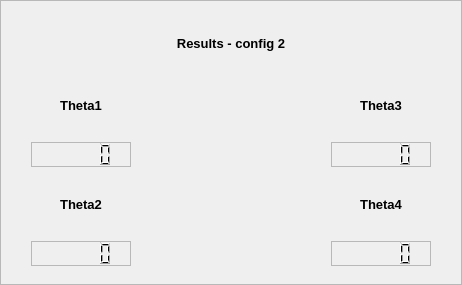
                      <widget class="QFrame" name="frame_ik_config2">
                       <property name="sizePolicy">
                        <sizepolicy hsizetype="MinimumExpanding" vsizetype="MinimumExpanding">
                         <horstretch>0</horstretch>
                         <verstretch>0</verstretch>
                        </sizepolicy>
                       </property>
                       <property name="minimumSize">
                        <size>
                         <width>462</width>
                         <height>285</height>
                        </size>
                       </property>
                       <property name="frameShape">
                        <enum>QFrame::StyledPanel</enum>
                       </property>
                       <property name="frameShadow">
                        <enum>QFrame::Raised</enum>
                       </property>
                       <property name="midLineWidth">
                        <number>1</number>
                       </property>
                       <layout class="QGridLayout" name="gridLayout_12">
                        <item row="1" column="1">
                         <widget class="QLabel" name="label_ik_theta1_2">
                          <property name="minimumSize">
                           <size>
                            <width>100</width>
                            <height>50</height>
                           </size>
                          </property>
                          <property name="maximumSize">
                           <size>
                            <width>100</width>
                            <height>50</height>
                           </size>
                          </property>
                          <property name="font">
                           <font>
                            <pointsize>10</pointsize>
                            <weight>75</weight>
                            <bold>true</bold>
                           </font>
                          </property>
                          <property name="text">
                           <string>Theta1</string>
                          </property>
                          <property name="alignment">
                           <set>Qt::AlignCenter</set>
                          </property>
                         </widget>
                        </item>
                        <item row="2" column="1">
                         <widget class="QLCDNumber" name="lcdNumber_ik_theta1_2">
                          <property name="minimumSize">
                           <size>
                            <width>100</width>
                            <height>25</height>
                           </size>
                          </property>
                          <property name="maximumSize">
                           <size>
                            <width>100</width>
                            <height>25</height>
                           </size>
                          </property>
                          <property name="frameShape">
                           <enum>QFrame::StyledPanel</enum>
                          </property>
                          <property name="frameShadow">
                           <enum>QFrame::Sunken</enum>
                          </property>
                         </widget>
                        </item>
                        <item row="2" column="4">
                         <widget class="QLCDNumber" name="lcdNumber_ik_theta3_2">
                          <property name="minimumSize">
                           <size>
                            <width>100</width>
                            <height>25</height>
                           </size>
                          </property>
                          <property name="maximumSize">
                           <size>
                            <width>100</width>
                            <height>25</height>
                           </size>
                          </property>
                          <property name="frameShape">
                           <enum>QFrame::StyledPanel</enum>
                          </property>
                          <property name="frameShadow">
                           <enum>QFrame::Sunken</enum>
                          </property>
                         </widget>
                        </item>
                        <item row="3" column="4">
                         <widget class="QLabel" name="label_ik_theta4_2">
                          <property name="minimumSize">
                           <size>
                            <width>100</width>
                            <height>50</height>
                           </size>
                          </property>
                          <property name="maximumSize">
                           <size>
                            <width>100</width>
                            <height>50</height>
                           </size>
                          </property>
                          <property name="font">
                           <font>
                            <pointsize>10</pointsize>
                            <weight>75</weight>
                            <bold>true</bold>
                           </font>
                          </property>
                          <property name="text">
                           <string>Theta4</string>
                          </property>
                          <property name="alignment">
                           <set>Qt::AlignCenter</set>
                          </property>
                         </widget>
                        </item>
                        <item row="1" column="4">
                         <widget class="QLabel" name="label_ik_theta3_2">
                          <property name="minimumSize">
                           <size>
                            <width>100</width>
                            <height>50</height>
                           </size>
                          </property>
                          <property name="maximumSize">
                           <size>
                            <width>100</width>
                            <height>50</height>
                           </size>
                          </property>
                          <property name="font">
                           <font>
                            <pointsize>10</pointsize>
                            <weight>75</weight>
                            <bold>true</bold>
                           </font>
                          </property>
                          <property name="text">
                           <string>Theta3</string>
                          </property>
                          <property name="alignment">
                           <set>Qt::AlignCenter</set>
                          </property>
                         </widget>
                        </item>
                        <item row="4" column="1">
                         <widget class="QLCDNumber" name="lcdNumber_ik_theta2_2">
                          <property name="minimumSize">
                           <size>
                            <width>100</width>
                            <height>25</height>
                           </size>
                          </property>
                          <property name="maximumSize">
                           <size>
                            <width>100</width>
                            <height>25</height>
                           </size>
                          </property>
                          <property name="frameShape">
                           <enum>QFrame::StyledPanel</enum>
                          </property>
                          <property name="frameShadow">
                           <enum>QFrame::Sunken</enum>
                          </property>
                         </widget>
                        </item>
                        <item row="3" column="1">
                         <widget class="QLabel" name="label_ik_theta2_2">
                          <property name="minimumSize">
                           <size>
                            <width>100</width>
                            <height>50</height>
                           </size>
                          </property>
                          <property name="maximumSize">
                           <size>
                            <width>100</width>
                            <height>50</height>
                           </size>
                          </property>
                          <property name="font">
                           <font>
                            <pointsize>10</pointsize>
                            <weight>75</weight>
                            <bold>true</bold>
                           </font>
                          </property>
                          <property name="text">
                           <string>Theta2</string>
                          </property>
                          <property name="alignment">
                           <set>Qt::AlignCenter</set>
                          </property>
                         </widget>
                        </item>
                        <item row="4" column="4">
                         <widget class="QLCDNumber" name="lcdNumber_ik_theta4_2">
                          <property name="minimumSize">
                           <size>
                            <width>100</width>
                            <height>25</height>
                           </size>
                          </property>
                          <property name="maximumSize">
                           <size>
                            <width>100</width>
                            <height>25</height>
                           </size>
                          </property>
                          <property name="frameShape">
                           <enum>QFrame::StyledPanel</enum>
                          </property>
                          <property name="frameShadow">
                           <enum>QFrame::Sunken</enum>
                          </property>
                         </widget>
                        </item>
                        <item row="0" column="3">
                         <widget class="QLabel" name="label_ik_results_2">
                          <property name="minimumSize">
                           <size>
                            <width>150</width>
                            <height>50</height>
                           </size>
                          </property>
                          <property name="maximumSize">
                           <size>
                            <width>150</width>
                            <height>50</height>
                           </size>
                          </property>
                          <property name="font">
                           <font>
                            <pointsize>10</pointsize>
                            <weight>75</weight>
                            <bold>true</bold>
                           </font>
                          </property>
                          <property name="text">
                           <string>Results - config 2</string>
                          </property>
                          <property name="alignment">
                           <set>Qt::AlignCenter</set>
                          </property>
                         </widget>
                        </item>
                       </layout>
                      </widget>
